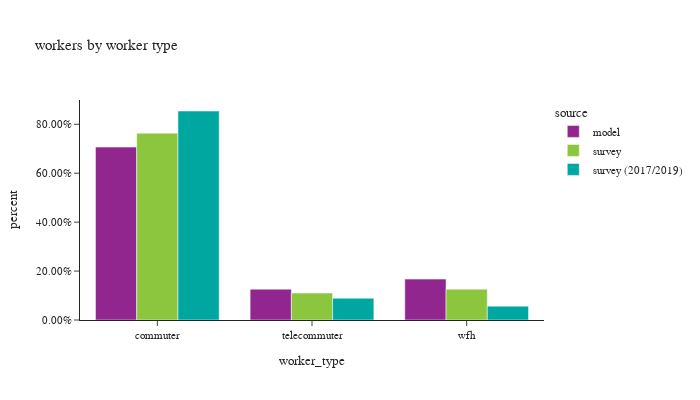

The cell this chart's notebook holds for it:
### Markdown cell above
## worker counts

### Code cell
# worker counts by worker type
df_worker_count = workers.groupby(['source','worker_type'])['pdexpfac']. \
    sum().reset_index()
df_worker_count['percent'] = df_worker_count.groupby(['source'], group_keys=False)['pdexpfac']. \
    apply(lambda x: x / float(x.sum()))

df_worker_count_ct = workers.groupby(['source','worker_type'])['pdexpfac'].count().reset_index(). \
    rename(columns={'pdexpfac':'sample count'})
df_worker_count = df_worker_count.merge(df_worker_count_ct, on=['source','worker_type']). \
    rename(columns={'pdexpfac':'total count'})
# df_worker_count_ct

fig = px.bar(df_worker_count.sort_values(by=['source']), x="worker_type", y="percent",
             color="source", barmode="group",hover_data=['sample count','total count'],
             title="workers by worker type")
fig.update_layout(height=400, width=700, font=dict(size=11),
                  yaxis_tickformat = '.2%')
fig.show()

### Figure 1 — Plotly figure (JSON) as saved in the notebook; plotly's stock layout.template omitted (floating-point values rounded to 4 significant figures)
{"data": [{"alignmentgroup": "True", "customdata": [[1612213, 1612213], [287366, 287366], [381553, 381553]], "hovertemplate": "source=model<br>worker_type=%{x}<br>percent=%{y}<br>sample count=%{customdata[0]}<br>total count=%{customdata[1]}<extra></extra>", "legendgroup": "model", "marker": {"color": "#91268F", "pattern": {"shape": ""}}, "name": "model", "offsetgroup": "model", "orientation": "v", "showlegend": true, "textposition": "auto", "type": "bar", "x": ["commuter", "telecommuter", "wfh"], "xaxis": "x", "y": [0.7068, 0.126, 0.1673], "yaxis": "y"}, {"alignmentgroup": "True", "customdata": [[2090, 1320000.0], [761, 190600.0], [750, 217600.0]], "hovertemplate": "source=survey<br>worker_type=%{x}<br>percent=%{y}<br>sample count=%{customdata[0]}<br>total count=%{customdata[1]}<extra></extra>", "legendgroup": "survey", "marker": {"color": "#8CC63E", "pattern": {"shape": ""}}, "name": "survey", "offsetgroup": "survey", "orientation": "v", "showlegend": true, "textposition": "auto", "type": "bar", "x": ["commuter", "telecommuter", "wfh"], "xaxis": "x", "y": [0.7638, 0.1103, 0.1259], "yaxis": "y"}, {"alignmentgroup": "True", "customdata": [[5975, 1391000.0], [483, 145100.0], [568, 92140.0]], "hovertemplate": "source=survey (2017/2019)<br>worker_type=%{x}<br>percent=%{y}<br>sample count=%{customdata[0]}<br>total count=%{customdata[1]}<extra></extra>", "legendgroup": "survey (2017/2019)", "marker": {"color": "#00A7A0", "pattern": {"shape": ""}}, "name": "survey (2017/2019)", "offsetgroup": "survey (2017/2019)", "orientation": "v", "showlegend": true, "textposition": "auto", "type": "bar", "x": ["commuter", "telecommuter", "wfh"], "xaxis": "x", "y": [0.8543, 0.08912, 0.05658], "yaxis": "y"}], "layout": {"barmode": "group", "font": {"size": 11}, "height": 400, "legend": {"title": {"text": "source"}, "tracegroupgap": 0}, "title": {"text": "workers by worker type"}, "width": 700, "xaxis": {"anchor": "y", "domain": [0, 1], "title": {"text": "worker_type"}}, "yaxis": {"anchor": "x", "domain": [0, 1], "tickformat": ".2%", "title": {"text": "percent"}}}}
